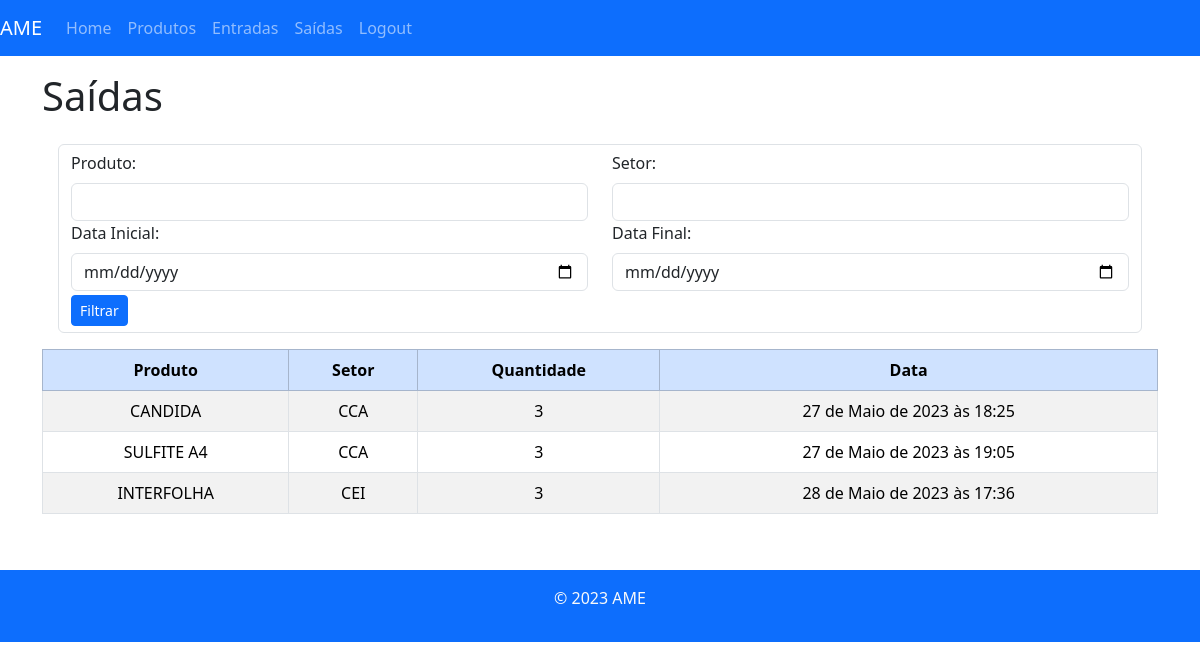
The page /saidas/ (signed in) on the database its author committed.
### almoxarifado/models.py (models this page shows, shortened)
class Saida(models.Model):
    produto = models.ForeignKey(Produto, on_delete=models.CASCADE)
    setor = models.ForeignKey(Setor, on_delete=models.CASCADE)
    quantidade = models.PositiveIntegerField()
    criado_em = models.DateTimeField(auto_now_add=True)
    usuario = models.ForeignKey(User, on_delete=models.CASCADE)

class Produto(models.Model):
    nome = models.CharField(max_length=255)
    descricao = models.TextField()
    quantidade = models.PositiveIntegerField()
    estoque_minimo = models.PositiveIntegerField()
    categoria = models.ForeignKey(Categoria, on_delete=models.CASCADE, default="")
    local = models.ForeignKey(LocalPrateleira, on_delete=models.CASCADE, default="")
    def __str__(self):
        return self.nome

class Setor(models.Model):
    setorNome = models.CharField(max_length=64)
    def __str__(self):
        return self.setorNome

### almoxarifado/views.py (the view)
# urls.py: path('saidas/', saidas_view, name='saidas'),
@login_required
def saidas_view(request):
    saidas = Saida.objects.all()
    produto = request.GET.get('produto')
    setor = request.GET.get('setor')
    data_inicial = request.GET.get('data_inicial')
    data_final = request.GET.get('data_final')
    if data_inicial:
        data_inicial = datetime.strptime(data_inicial, '%Y-%m-%d').date()
    if data_final:
        data_final = datetime.strptime(data_final, '%Y-%m-%d').date()
    if produto:
        saidas = saidas.filter(Q(produto__nome__icontains=produto))
    if setor:
        saidas = saidas.filter(Q(setor__setorNome__icontains=setor))
    if data_inicial and data_final:
        saidas = saidas.filter(criado_em__range=[data_inicial, data_final])
    return render(request, 'saidas.html', {'saidas': saidas})

### almoxarifado/templates/saidas.html (shortened to what this page needs)
{% extends 'base.html' %}
{% load django_bootstrap5 %}
{% block content %}
  <h1>Saídas</h1>
  <div class="container-fluid">
    <div class="row">
      <div class="col-12 text-dark p-3">
        <form class="form-control">
          <div class="row">
            <div class="col-md-6">
              <div class="form-group">
                <label for="produto" class="form-label">Produto:</label>
                <input type="text" name="produto" class="form-control">
              </div>
            </div>
            <div class="col-md-6">
              <div class="form-group">
                <label for="setor" class="form-label">Setor:</label>
                <input type="text" name="setor" class="form-control">
              </div>
            </div>
          </div>
          <div class="row">
            <div class="col-md-6">
              <div class="form-group">
                <label for="data_inicial" class="form-label">Data Inicial:</label>
                <input type="date" name="data_inicial" class="form-control">
              </div>
            </div>
            <div class="col-md-6">
              <div class="form-group">
                <label for="data_final" class="form-label">Data Final:</label>
                <input type="date" name="data_final" class="form-control">
              </div>
            </div>
          </div>
          <button class="btn btn-primary btn-sm mt-1 " type="submit">Filtrar</button>
        </form>
      </div>
    </div>
  </div>
  <div class="table-responsive">
    <table class="table table-hover table-striped table-bordered ">
      <thead class="table-primary">
        <tr>
          <th>Produto</th>
          <th>Setor</th>
          <th>Quantidade</th>
          <th>Data</th>
        </tr>
      </thead>
      <tbody>
        {% for saida in saidas %}
          <tr>
            <td>{{ saida.produto }}</td>
            <td>{{ saida.setor }}</td>
            <td>{{ saida.quantidade }}</td>
            <td>{{ saida.criado_em }}</td>
          </tr>
        {% endfor %}
      </tbody>
    </table>
  </div>
  <br>
{% endblock %}

### almoxarifado/templates/base.html (style rules this page uses)
td, thead { text-align: center; }

### rows shown on the page
Saida: produto "CANDIDA", setor "CCA", quantidade "3", criado_em "27 de Maio de 2023 às 18:25"
Saida: produto "SULFITE A4", setor "CCA", quantidade "3", criado_em "27 de Maio de 2023 às 19:05"
Saida: produto "INTERFOLHA", setor "CEI", quantidade "3", criado_em "28 de Maio de 2023 às 17:36"
